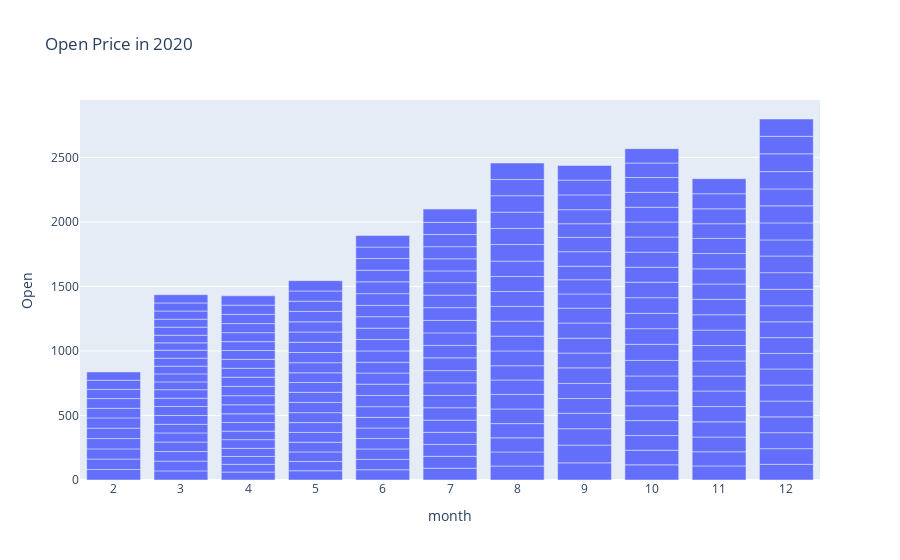

Write notebook code for a chart like this one.
### Code cell
import plotly.express as px
df_2020 = df[df["year"] == 2020]
fig = px.bar(df_2020, x="month", y="Open", title="Open Price in 2020")
fig.update_xaxes(type="category")
fig.show()

### Figure 1 — Plotly figure (JSON) as saved in the notebook; plotly's stock layout.template omitted (floating-point values rounded to 4 significant figures; data arrays with more than 128 entries replaced by an {"elided": "..."} marker saying what was removed)
{"data": [{"alignmentgroup": "True", "hovertemplate": "month=%{x}<br>Open=%{y}<extra></extra>", "legendgroup": "", "marker": {"color": "#636efa", "pattern": {"shape": ""}}, "name": "", "offsetgroup": "", "orientation": "v", "showlegend": false, "textposition": "auto", "type": "bar", "x": {"elided": "224 int values"}, "xaxis": "x", "y": {"elided": "224 float values"}, "yaxis": "y"}], "layout": {"barmode": "relative", "legend": {"tracegroupgap": 0}, "title": {"text": "Open Price in 2020"}, "xaxis": {"anchor": "y", "domain": [0, 1], "title": {"text": "month"}, "type": "category"}, "yaxis": {"anchor": "x", "domain": [0, 1], "title": {"text": "Open"}}}}
